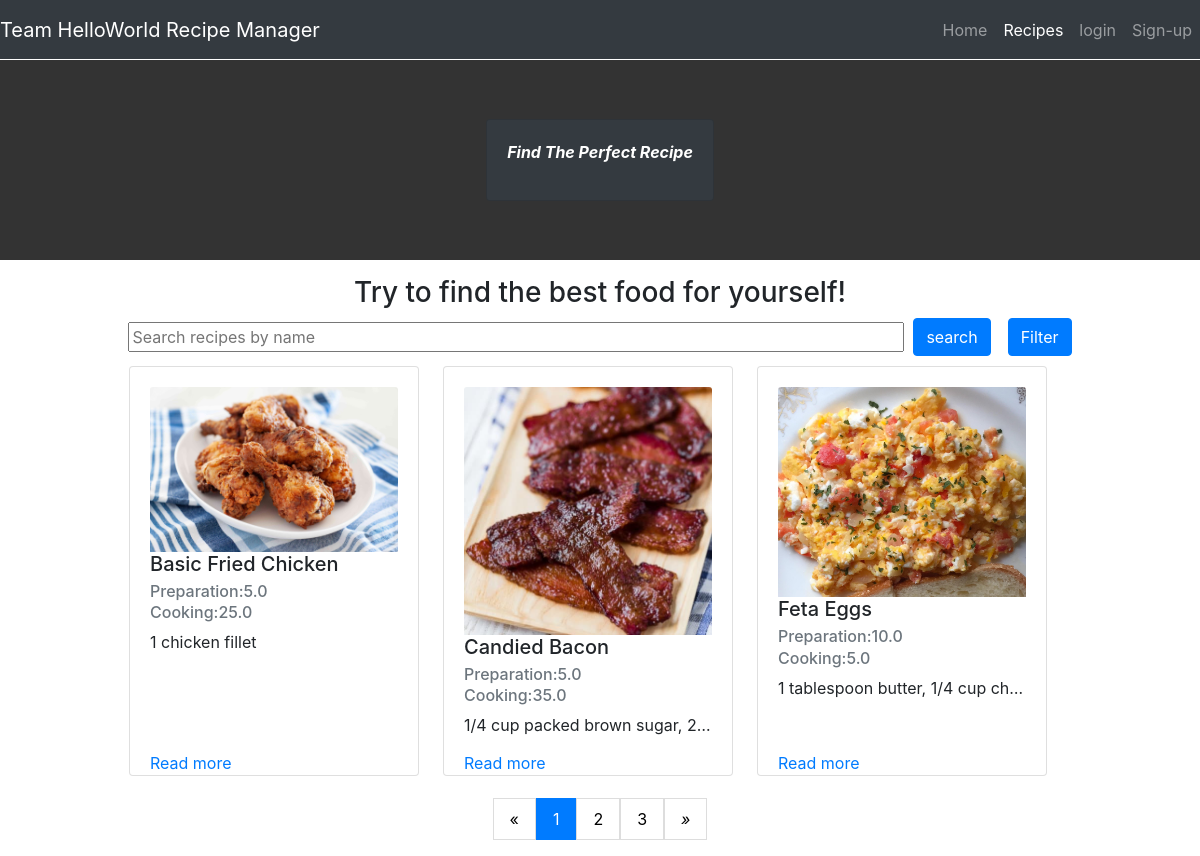
/recipeapp/browse, run on the app's committed database.
### recipeapp/models.py (models this page shows, shortened)
class Recipe(models.Model):
    recipe_name = models.CharField(max_length=100)
    author = models.CharField(max_length=100)
    ingredients = models.CharField(max_length=1000)
    utensils = models.CharField(max_length=500)
    prep_directions = models.CharField(max_length=1000)
    prep_time_min = models.FloatField(max_length=100)
    cook_time_min = models.FloatField(max_length=100)
    cook_setting = models.CharField(max_length=100)
    calories = models.IntegerField()
    rating = models.DecimalField(max_digits=13, decimal_places=1)
    image = models.ImageField(blank=True, upload_to='recipe_images')
    class Meta:
        ordering = ['recipe_name', 'rating']

### recipeapp/views.py (the view)
# urls.py: path('browse', views.browse, name='browse'),
def browse(request):
    recipes = Recipe.objects.all()
    query = request.GET.get("name")
    rate = request.GET.get("rate")
    time = request.GET.get("time")
    if query:
        recipes = Recipe.objects.filter(recipe_name__icontains=query, rating__range=(
            1, rate), cook_time_min__range=(0, time))
    elif rate and time:
        recipes = Recipe.objects.filter(rating__range=(
            1, rate), cook_time_min__range=(0, time))
    paginator = Paginator(recipes, 3)
    page = request.GET.get("page")
    try:
        results = paginator.page(page)
    except PageNotAnInteger:
        results = paginator.page(1)
    except EmptyPage:
        results = paginator.page(paginator.num_pages)
    context2 = {
        'newRecepie': results,
    }
    return render(request, 'browse.html', context=context2)

### recipeapp/templates/browse.html (shortened to what this page needs)
<!DOCTYPE html>
<html lang="en">
  <head>
    <link
      rel="stylesheet"
      href="https://cdn.jsdelivr.net/npm/bootstrap@4.6.1/dist/css/bootstrap.min.css"
    />
    <link rel="stylesheet" href="" />
  </head>
  <body>
    <navbar class="position-relative w-100">
        <nav class="nav navbar navbar-expand-lg navbar-dark bg-dark position-fixed " style="top:0px;z-index: 100;">
            <a class="navbar-brand" href="{% url 'home' %}">Team HelloWorld Recipe Manager</a>
            <div class="collapse navbar-collapse " id="navbarSupportedContent">
              <ul class="navbar-nav ml-auto">
              {% url 'home' as url %}
                <li class="nav-item {% if request.path == url %}active{% endif %}">
                  <a class="nav-link" href="{% url 'home' %}">Home <span class="sr-only">(current)</span></a>
                </li>
              {% url 'browse' as url %}
                <li class="nav-item {% if request.path == url %}active{% endif %}">
                  <a class="nav-link" href="{% url 'browse' %}">Recipes</a>
                </li>
                  {% if request.user.is_authenticated %}
						{% url 'dashboard' as url %}
                        <li class="nav-item {% if request.path == url %}active{% endif %}">
                          <a class="nav-link text-danger" href="{% url 'dashboard' %}">HELLO {{ request.user.username }}</a>
                        </li>
                  {% else %}
                       {% url 'login' as url %}
                        <li class="nav-item {% if request.path == url %}active{% endif %}">
                          <a class="nav-link" href="{% url 'login' %}">login</a>
                        </li>
                        {% url 'register' as url %}
                        <li class="nav-item {% if request.path == url %}active{% endif %}">
                          <a class="nav-link" href="{% url 'register' %}">Sign-up</a>
                        </li>
                  {% endif %}
              </ul>
            </div>
          </nav>
      </navbar>
      <section id="heading">
            <div class="container-fluid heading">
                <div class="card bg-dark text-white font-weight-bold">
                    <div class="card-body">
                        <p class="font-italic">Find The Perfect Recipe</p>
                    </div>
                </div>
            </div>
      </section>
      <section id="search-bar">
        <h3 class="text-center">Try to find the best food for yourself!</h3>
          <div class="search-bar">
              <div class="inputs-search">
                        <form action="{% url 'browse' %}" method="GET">
                            <div class="search-input">
                                <input type="text" class="" name="name" placeholder="Search recipes by name">
                            </div>
                            <div class="search-btn">
                                <input class="btn btn-primary" value="search" type="submit"/>
                            </div>
                            <div class="filtering-bnt">
                                <button class="btn btn-primary" type="button" data-toggle="collapse" data-target="#collapseExample" aria-expanded="false" aria-controls="collapseExample">
                                    Filter
                                </button>
                            </div>
                        </form>
                </div>
            </div>
      </section>
      <section class="items">
		<div class="item-list w-100">
        <div class="row item flex-row justify-content-center m-0 mb-2 " href="{{ recipes.get_absolute_url }}" style="height:100%">
			{% for item in newRecepie %}
            <div class=" mr-lg-4" style="height:100%">
                <div class="card" style="width: 18rem;height:100%">
                    <div class="card-body">
					  {% if item.image %}
							<img src="{{ item.image.url }}" class="card-img-top img-fluid" alt="{{ item.title }}">
						{% else %}
							No image.
					  {% endif %}
					  {% if item.recipe_name is empty %}
							Empty.
						{% else %}
							<h5 class="card-title" href="{{ recipes.get_absolute_url }}">{{ item.recipe_name }}</h5>
					  {% endif %}
					  {% if item.prep_time_min is empty %}
							Empty.
						{% else %}
							<h6 class="prep card-subtitle mb-2 text-muted">Preparation:<span>{{ item.prep_time_min }}</span></h6>
					  {% endif %}
					  {% if item.cook_time_min is empty %}
							Empty.
						{% else %}
							<h6 class="cook card-subtitle mb-2 text-muted">Cooking:<span>{{ item.cook_time_min }}</span></h6>
					  {% endif %}
					  {% if item.ingredients is empty %}
							Empty.
						{% else %}
							<p class="card-text" style="text-overflow:ellipsis;overflow: hidden;white-space: nowrap;">{{ item.ingredients }}</p>
					  {% endif %}
                      <a href="{% url 'detail' id=item.id %}" class="card-link" style="position: absolute; bottom: 0;"> Read more </a>
                    </div>
                </div>
            </div>
			{% empty %}
				<p>Empty.</p>
			{% endfor %}
        </div>
        </div>
	</section>
    <div class="row flex-row justify-content-center pt-3 pb-3 m-0">
            {% if newRecepie.has_other_pages %}
    <div class="pagination">
        {% if newRecepie.has_previous %}
            <a href="?page=
                    {{ newRecepie.previous_page_number }}{% if request.GET.name %}&name={{ request.GET.name }}{% endif %}{% if request.GET.rate %}&rate={{ request.GET.rate }}{% endif %}{% if request.GET.time %}&time={{ request.GET.time }}{% endif %}">&laquo;</a>
        {% else %}
            <a class="disabled">&laquo;</a>
        {% endif %}
        {% for num in newRecepie.paginator.page_range %}
            {% if newRecepie.number == num %}
                <a class="active" href="#!">{{ num }}</a>
            {% else %}
                <a href="?page={{ num }}">{{ num }}</a>
            {% endif %}
        {% endfor %}
        {% if newRecepie.has_next %}
            <a href="?page={{ newRecepie.next_page_number }}"><i
                    >&raquo;</a>
        {% else %}
            <a class="disabled" href="#!"><i class="material-icons">&raquo;</a>
        {% endif %}
    </div>
		{% endif %}
    </div>
  </body>
</html>

### recipeapp/templates/browse.html (style rules this page uses)
* { box-sizing: content-box; }
body { margin: 0; }
.nav { top: 0px; padding: 0; width: 100%; padding: 0; padding-top: 10px; padding-bottom: 9px; }
#heading { display: flex; flex-direction: row; height: 200px; background: #333; width: 100%; margin-top: 60px; justify-content: center; }
.heading { display: flex; flex-direction: column; justify-content: center; align-items: center; width: 100%; }
#search-bar { margin-top: 1rem; }
.search-bar { width: 80%; margin: auto; }
.inputs-search { display: flex; flex-direction: column; justify-content: space-between; }
.inputs-search form { width: 100%; display: flex; flex-direction: row; justify-content: space-around; align-items: center; flex-wrap: wrap; }
.search-input { width: 80%; }
.search-input input { width: 100%; }
.pagination { display: inline-block; }
.pagination a { color: black; float: left; padding: 8px 16px; text-decoration: none; transition: background-color .3s; border: 1px solid #ddd; }
.pagination a.active { background-color: #007bff; color: white; border: 1px solid #007bff; }
.items { display: flex; margin-top: 10px; }
.item-list { display: flex; flex-direction: column; justify-content: center; align-items: center; }

### data on the page
Recipe: image (picture), recipe_name "Basic Fried Chicken", prep_time_min "5.0", cook_time_min "25.0", ingredients "1 chicken fillet"
Recipe: image (picture), recipe_name "Candied Bacon", prep_time_min "5.0", cook_time_min "35.0", ingredients "1/4 cup packed brown sugar, 2…"
Recipe: image (picture), recipe_name "Feta Eggs", prep_time_min "10.0", cook_time_min "5.0", ingredients "1 tablespoon butter, 1/4 cup ch…"

### other printed values
{{ num }} "1"
{{ num }} "2" "3"
